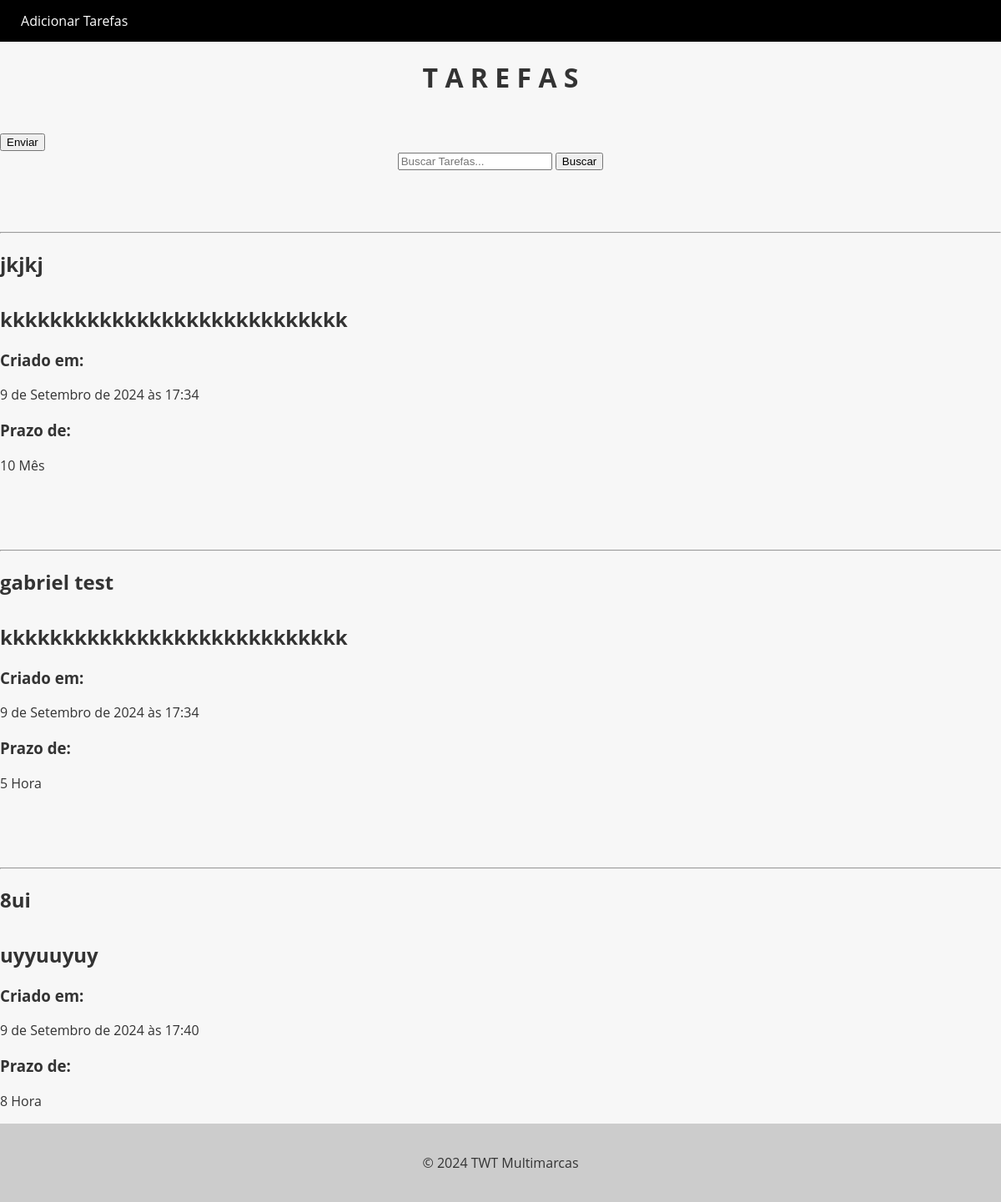
Page /list/ on the committed database.
### app/models.py (models this page shows, shortened)
class list(models.Model):
    id=models.AutoField(primary_key=True)
    Name=models.CharField(blank=False, null=False, max_length=100, verbose_name="Nome")
    Create_At = models.DateTimeField(auto_now_add=True, null=True, blank=True, verbose_name="Criado em")
    Description=models.CharField(blank=False, null=False, max_length=500, verbose_name="Descrição")
    Deadline=models.IntegerField(blank=False, null=True, verbose_name="Prazo de")
    TimeScale = models.ForeignKey(TimeScale, on_delete=models.PROTECT, null=True, blank=True, related_name='list_TimeScale')
    Finished_At=models.DateTimeField(null=True, blank=True)

class TimeScale(models.Model):
    id = models.AutoField(primary_key=True)
    name = models.CharField(max_length=200)
    def __str__(self) -> str:
        return self.name

### app/views.py (the view)
# urls.py: path('list/', list_view, name='list_view'),
def list_view(request):
    all_list = list.objects.all()
    search = request.GET.get('search')
    if search:
        all_list = list.objects.filter(model__contains=search)
    else:
        all_list = list.objects.all()
    return render(request, 'list.html', {'all_list': all_list})

### app/templates/list.html
{% extends "base.html" %}
{% block content %}
  <form method="GET" action="{% url 'list_view' %}">
    <center>
        <input type="text" name="search" placeholder="Buscar Tarefas...">
        <button type="submit">Buscar</button>
    </center>
  </form>
  <div class="tarefa-grid">
    {% if all_list %}
      {% for tarefas in all_list %}
        <div class="list-card">
          <br> <br> <br> <hr>
          <h2>{{ tarefas.Name }} <br> <br> {{ tarefas.Description }}</h2>
          <p><h3>Criado em:</h3>{{ tarefas.Create_At }}<br> <h3>Prazo de:</h3>{{ tarefas.Deadline }} {{tarefas.TimeScale}}</p>
        </div>
      {% endfor %}
    {% else %}
      <p class="no-results">Nenhuma tarefa encontrada.</p>
    {% endif %}
  </div>
{% endblock content %}

### app/templates/base.html (shortened to what this page needs)
{% load static %}
<!DOCTYPE html>
<html lang='pt-BR'>
    <head>
        <link rel="stylesheet" href="{% static 'css/list.css' %}">
    </head>
    <body>
        <header>
            <nav>
              <ul>
                <li><a link href="{% url 'form_view' %}">Adicionar Tarefas</a></li>
              </ul>
            </nav>
          </header>
        <center>
        <h1> T A R E F A S</h1>
        </center>
        <br>
        <input type="button" value="Enviar" />
        <main>
            {% block content %}{% endblock %}
          </main>
          <footer>
            <p>&copy; 2024 TWT Multimarcas</p>
          </footer>
    </body>
</html>

### STATIC/CSS/list.css (style rules this page uses)
body { font-family: 'Open Sans', sans-serif; background-color: #f7f7f7; color: #333; margin: 0; padding: 0; }
header { background-color: #000000; color: #fff; text-align: center; }
footer { background-color: #ccc; color: #333; padding: 20px; text-align: center; }
nav { background-color: #000000; color: #fff; height: 50px; display: flex; justify-content: space-between; align-items: center; }
nav ul { list-style: none; margin: 0; padding: 0; display: flex; }
nav ul li { margin: 0 10px; }
nav ul li a { color: #fff; text-decoration: none; font-size: 16px; padding: 15px; transition: all 0.3s ease; }

### rows in the picture
list: Name "jkjkj", Description "kkkkkkkkkkkkkkkkkkkkkkkkkkkk", Create_At "9 de Setembro de 2024 às 17:34", Deadline "10", TimeScale "Mês"
list: Name "gabriel test", Description "kkkkkkkkkkkkkkkkkkkkkkkkkkkk", Create_At "9 de Setembro de 2024 às 17:34", Deadline "5", TimeScale "Hora"
list: Name "8ui", Description "uyyuuyuy", Create_At "9 de Setembro de 2024 às 17:40", Deadline "8", TimeScale "Hora"
